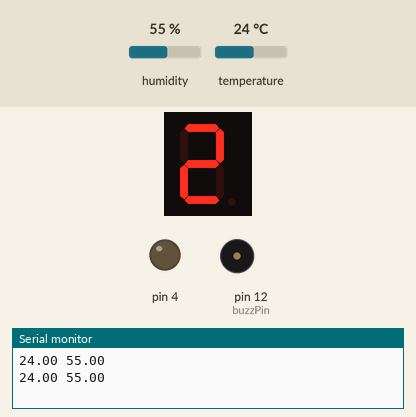
The sketch below on a simulated Arduino Uno, built with avr-gcc and run on an emulated ATmega328P. Shown: 1-digit seven-segment display, output pins drawn as LEDs (lit = HIGH), buzzer (waves = sounding, pin HIGH), the last lines printed to the serial monitor. Wiring (inferred from the names in the program): 1-digit 7-segment display, segments lit when HIGH: segments pin 7, pin 6, pin 5, pin 11, pin 10, pin 8, pin 9. Inputs (shaded band) come from the test bench; at power-on: temperature 24 °C, humidity 55 %. The segment pins are drawn as the display they are named for; pins used as bus, display or sensor lines are not drawn.

Above: at 5.8 s.
5.9 s: temperature set to 12 °C
At 15.1 s:
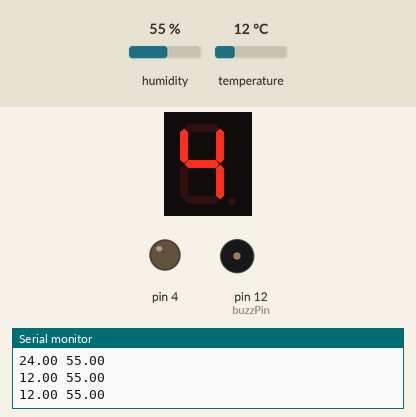
16.7 s: temperature set to 19 °C
At 24.5 s:
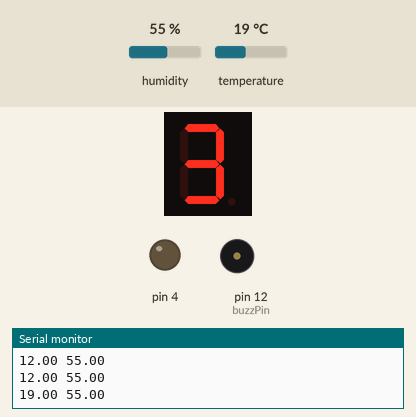
27.5 s: temperature set to 4 °C
At 35.1 s:
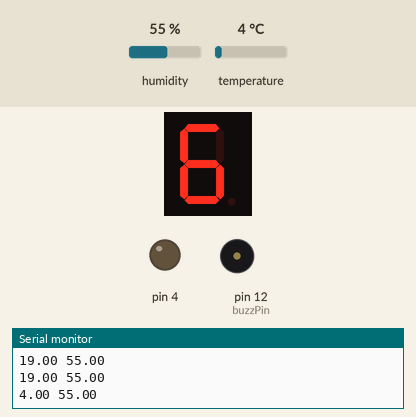
Timing chart, 0 to 43.6 s (numbered marks = the images above; inputs shaded):
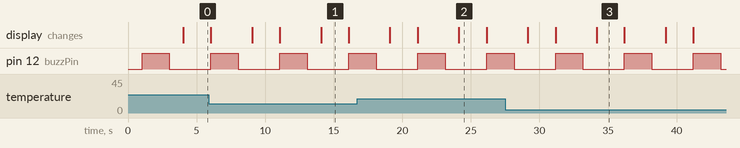

The sketch:

arduino.ino
```cpp
#include "DHT.h"
#define DHTPIN 2
#define DHTTYPE DHT11
const int buzzPin = 12;

DHT dht(DHTPIN, DHTTYPE);

int a=7;
int b=6;
int c=5;
int d=11;
int e=10;
int f=8;
int g=9;
int dp=4;
//display number 1
void display1(void)
{

    digitalWrite(b,HIGH);
    digitalWrite(c,HIGH);
}
//display number2
void
  display2(void)
{
    digitalWrite(a,HIGH);
    digitalWrite(b,HIGH);

    digitalWrite(g,HIGH);
  digitalWrite(e,HIGH);
    digitalWrite(d,HIGH);
}

// display number3
void display3(void)
{
    digitalWrite(a,HIGH);

    digitalWrite(b,HIGH);

  digitalWrite(c,HIGH);
    digitalWrite(d,HIGH);

    digitalWrite(g,HIGH);
}
// display number4
void display4(void)
{

    digitalWrite(f,HIGH);
    digitalWrite(b,HIGH);
    digitalWrite(g,HIGH);

  digitalWrite(c,HIGH);

}
// display number5
void display5(void)

{
    digitalWrite(a,HIGH);
    digitalWrite(f,HIGH);
    digitalWrite(g,HIGH);

  digitalWrite(c,HIGH);
    digitalWrite(d,HIGH);
}
// display number6
void
  display6(void)
{
    digitalWrite(a,HIGH);
    digitalWrite(f,HIGH);

    digitalWrite(g,HIGH);
  digitalWrite(c,HIGH);
    digitalWrite(d,HIGH);

    digitalWrite(e,HIGH);
}
// display number7
void display7(void)

{
   digitalWrite(a,HIGH);
    digitalWrite(b,HIGH);
    digitalWrite(c,HIGH);
}

// display number8
void display8(void)
{
    digitalWrite(a,HIGH);

    digitalWrite(b,HIGH);
    digitalWrite(g,HIGH);
  digitalWrite(c,HIGH);

    digitalWrite(d,HIGH);
    digitalWrite(e,HIGH);
  digitalWrite(f,HIGH);

}
void clearDisplay(void)
{
    digitalWrite(a,LOW);
    digitalWrite(b,LOW);

    digitalWrite(g,LOW);
  digitalWrite(c,LOW);
    digitalWrite(d,LOW);

    digitalWrite(e,LOW);
  digitalWrite(f,LOW);
}
void display9(void)

{
    digitalWrite(a,HIGH);
    digitalWrite(b,HIGH);
    digitalWrite(g,HIGH);

  digitalWrite(c,HIGH);
    digitalWrite(d,HIGH);
  digitalWrite(f,HIGH);

}
void display0(void)
{
    digitalWrite(a,HIGH);
    digitalWrite(b,HIGH);

  digitalWrite(c,HIGH);
    digitalWrite(d,HIGH);
    digitalWrite(e,HIGH);

  digitalWrite(f,HIGH);
}

void displayLevel(int tempC){
  clearDisplay();
  if (tempC < -5) {
    buzzerBeep();
    display9();
  } else if (tempC <= -10 && tempC <= -5){
    buzzerBeep();
    display8();
  } else if (tempC <= -5 && tempC <= 0){
    buzzerBeep();
    display7();
  }
   else if(tempC >= 0 && tempC <= 5){
    buzzerBeep();
    display6();
  } else if (tempC >= 5 && tempC <= 10){
     buzzerBeep();
    display5();
  } else if (tempC <= 15 && tempC >= 10){
    buzzerBeep();
    display4();
  } else if (tempC <= 20 && tempC >= 15){
    buzzerBeep();
    display3();
  } else {
    buzzerBeep();
    display2();
  }
}
void buzzerBeep(void){
    digitalWrite(buzzPin, HIGH);
    delay(2000);
    digitalWrite(buzzPin, LOW);
    delay(1000);
}

void setup() {
  Serial.begin(9600);
  dht.begin(); // initialize the sensor
  pinMode(buzzPin, OUTPUT);
  int i;
  for(i=4;i<=11;i++){
    pinMode(i,OUTPUT);
  }
}

void loop() {
  // wait a few seconds between measurements.
  // read humidity
  float humi  = dht.readHumidity();
  // read temperature as Celsius
  float tempC = dht.readTemperature();
  // read temperature as Fahrenheit
  float tempF = dht.readTemperature(true);

  // check if any reads failed
  if (isnan(humi) || isnan(tempC) || isnan(tempF)) {
    Serial.println("Failed to read from DHT sensor!");
  } else {
    Serial.print(tempC);
    Serial.print(" ");
    Serial.println(humi);
    delay(1000);
    displayLevel(tempC);
    delay(1000);
  }
}
```

Measured:
- after the input at 5.9 s, the display: first differs from a run without the input after 8.2 s (image 1)
- after the input at 16.7 s, the display: first differs from a run without the input after 7.4 s (image 2)
- after the input at 27.5 s, the display: first differs from a run without the input after 6.7 s (image 3)
- by itself, pin 12 (buzzPin): alternates HIGH for 2.0 s and LOW for 3.0 s
- what the display in image 1 shows lasts 2.0 s, from 14.1 s to 16.1 s
